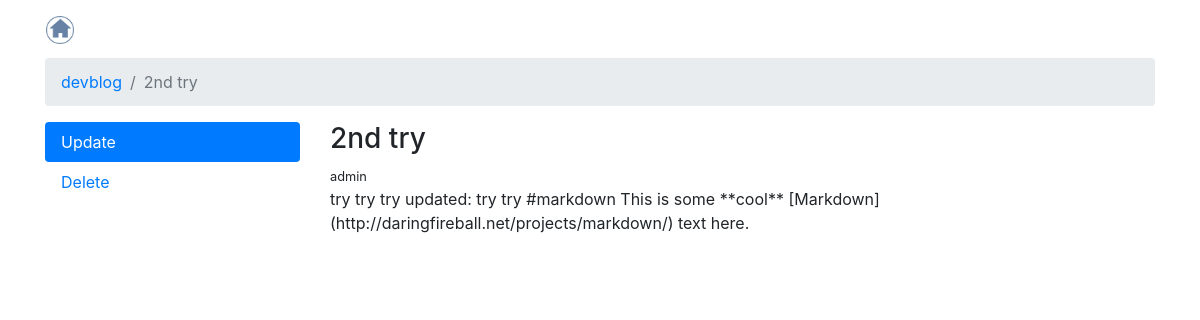
Before: /devblog/2nd-try/ with the older database file.
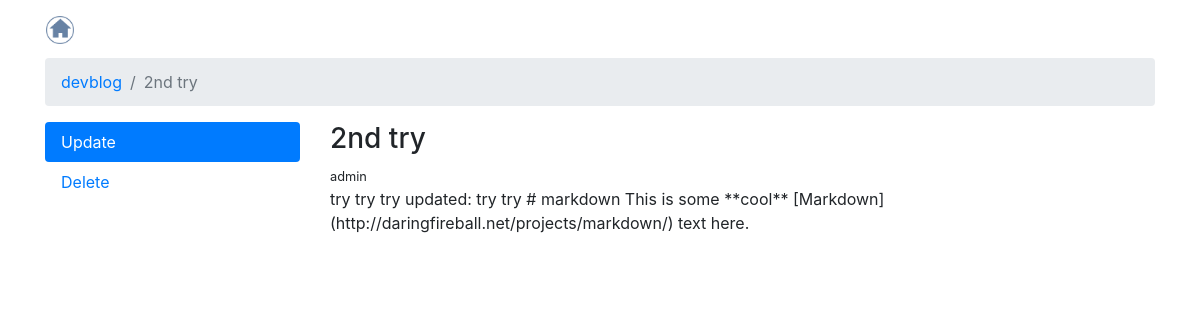
After: the same page with the newer database file.
### devblog/models.py (models this page shows, shortened)
class Article(TimeStampedModel):
    title = models.CharField(max_length=512)
    tags = models.CharField(max_length=255, blank=True)
    slug = models.CharField(max_length=512, blank=True)
    user = models.ForeignKey(User)
    text = models.TextField(blank=True)
    files = models.FileField(upload_to=upload_here, blank=True)

### devblog/views.py (the view)
# urls.py: url(r'^(?P<slug>[\w-]+)/$', views.ArticleDetailView.as_view(), name='detail'),
class ArticleDetailView(DetailView):
    model = Article
    template_name = 'devblog/detail.html'

### templates/devblog/detail.html (shortened to what this page needs)
{% extends "base.html" %}
{% load staticfiles %}
{% load markdown_deux_tags %}
{% block css %}
{{block.super}}
<link href="{% static 'css/detail.css' %}" rel="stylesheet">
{% endblock %}
{% block breadcrumb %}
<nav class="breadcrumb">
    <a class="breadcrumb-item" href="/devblog">devblog</a>
    <span class="breadcrumb-item active">{{ object.title}}</span>
</nav>
{% endblock %}
{% block content %}
<div class="row">
<div class="col-12 col-md-3 push-md-9">
    <ul class="nav nav-pills flex-column">
      <li class="nav-item"><a class="nav-link active" href="{% url 'devblog:update' object.slug %}">Update</a>
      </li>
      <li class="nav-item"><a class="nav-link " href="{% url 'devblog:delete' object.slug %}">Delete</a>
      </li>
    </ul>
</div>
<div class="col-12 col-md-9 pull-md-3">
    <h3>{{ object.title }}</h3>
    <small>{{object.user}}</small>
    <div class="content">{{ object.text }}</div>
</div>
</div>
{% endblock %}

### templates/base.html (shortened to what this page needs)
{% load staticfiles %}
{% load i18n %}
{% load compress %}
<!DOCTYPE html>
<html lang="en">
  <head>
    {% block css %}
    <link rel="stylesheet" href="https://maxcdn.bootstrapcdn.com/bootstrap/4.0.0-alpha.3/css/bootstrap.min.css">
    {% compress css %}
    <link href="{% static 'css/project.css' %}" rel="stylesheet">
    {% endcompress %}
    {% endblock %}
  </head>
  <body>
    <div class="m-b-1">
      <nav class="navbar navbar-dark navbar-static-top bg-inverse">
        <div class="container">
          <a class="navbar-brand" href="/">
          <img src="{% static 'home.png' %}" alt="home ico" /></a>
          <button type="button" class="navbar-toggler hidden-sm-up pull-xs-right" data-toggle="collapse" data-target="#bs-navbar-collapse-1">
          </button>
        </div>
      </nav>
    </div>
    <div class="container">
      {% block breadcrumb %}
      {% endblock %}
          {% block content %}{% endblock content %}
    </div>
  </body>
</html>

### static/css/project.css (style rules this page uses)
.navbar-brand img { height: 30px; padding: 1px; }

Changed rows visible on the page:
changed Article "2nd try": text "try try try updated: try try #markdown This is some **cool** [Markdown](http://daringfireball.net/projects/markdown/) text here." → "try try try updated: try try # markdown This is some **cool** [Markdown](http://daringfireball.net/projects/markdown/) text here."
